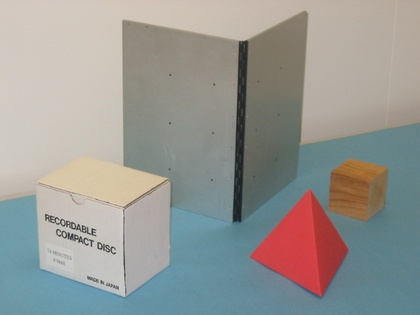
%> input picture Lab_4_3DReconstruction/Codes/stereo1.jpg, 420 x 315 px, shrunk from 640 x 480 before the run
$ octave Let_me_reconstruction_3D.m   (GNU Octave 9; MATLAB toolbox functions it lacks are replaced by stand-ins)
%> lines starting %> are read from the running program, lines starting %| are printed output that depends on the picture
### Lab_4_3DReconstruction/Codes/calibTSAI.m
% Code développé par Cécile Barat - Mise à jour 1/04/2009
% Implantation de la méthode de calibrage de Tsai
% Entrées :
% pts2d : matrice de points image 2D de taille 2 * N
% pts3d : matrice de points image 3D de taille 3 * N correspondants aux
% points 2D
% Sorties :
% K : matrice de paramètres intrinsèques
% RT : matrice de paramètres extrinsèques

function [K,RT]=calibTSAI(pts2d,pts3d,N,u0,v0)

%% Recentrage des points 2D sur l'image

% pas obligatoire (ne pas mettre u0, v0 dans la matrice si omis)
for j=1:N
    pts2d(1,j)=pts2d(1,j)-u0;
    pts2d(2,j)=pts2d(2,j)-v0;
end


%% Calibrage à partir des correspondances de points

for j=1:N
    A(j,1)=pts2d(1,j)*pts3d(1,j);
    A(j,2)=pts2d(1,j)*pts3d(2,j);
    A(j,3)=pts2d(1,j)*pts3d(3,j);
    A(j,4)=pts2d(1,j);
    A(j,5)=-pts2d(2,j)*pts3d(1,j);
    A(j,6)=-pts2d(2,j)*pts3d(2,j);
    A(j,7)=-pts2d(2,j)*pts3d(3,j);
    A(j,8)=-pts2d(2,j);
end

%% Résolution du système Av=0
[U,S,V] = svd(A);

% La solution correspond à la colonne de V associée à la seule valeur
% propre nulle (ou la plus proche de 0)
% Vecteur de solutions :
 v=V(:,8);


 %% Résolution des paramètres :
% module du facteur d'échelle
 modFech = sqrt(v(1)^2+v(2)^2+v(3)^2);

 % coefficient alpha
if modFech~=0
 alpha = sqrt(v(5)^2+v(6)^2+v(7)^2)/modFech;
end

% détermination du signe de Fech
% On prend le premier point
 r11=v(5)/(modFech*alpha);
 r12=v(6)/(modFech*alpha);
 r13=v(7)/(modFech*alpha);
 r21=v(1)/modFech;
 r22=v(2)/modFech;
 r23=v(3)/modFech;
 Tx=v(8)/(alpha*modFech);
 Ty=v(4)/modFech;

 % Détermination du signe de modFech (on étudie le signe de x par X. Les 2 éléments doivent être de même signe.)
 val=pts2d(1,1)*(r11*pts3d(1,1) + r12*pts3d(2,1) + r13*pts3d(3,1) + Tx);


 if val>0
    r11=-r11;
    r12=-r12;
    r13=-r13;
    r21=-r21;
    r22=-r22;
    r23=-r23;
    Tx=-Tx;
    Ty=-Ty;
 end

 %estimation de la 3eme ligne de la matrice de rotation
 r31=r12*r23-r13*r22;
 r32=r13*r21-r11*r23;
 r33=r11*r22-r12*r21;

 % correction de l'orthogonalité de la matrice
 R=[r11 r12 r13
     r21 r22 r23
     r31 r32 r33];
 [U2,D,V2] = svd(R) ;
 % on transforme la matrice diagonale en matrice identité
 D(1,1)=1;
 D(2,2)=1;
 D(3,3)=1;
 R=U2*D*V2';
 r11=R(1,1);
 r12=R(1,2);
 r13=R(1,3);
 r21=R(2,1);
 r22=R(2,2);
 r23=R(2,3);
 r31=R(3,1);
 r32=R(3,2);
 r33=R(3,3);
 clear A;


for j=1:N
    A(j,1)=pts2d(1,j);
    A(j,2)=-(r11*pts3d(1,j)+r12*pts3d(2,j)+r13*pts3d(3,j)+Tx);
    b(j,1)=-pts2d(1,j)*(r31*pts3d(1,j)+r32*pts3d(2,j)+r33*pts3d(3,j));
end

s=inv(A'*A)*A'*b;

Tz=s(1);

% Matrice de calibrage
fx=s(2);
fy=s(2)/alpha;
K = [fx 0 u0 0
0 fy v0 0
0 0 1 0];

RT=[r11 r12 r13 Tx
    r21 r22 r23 Ty
    r31 r32 r33 Tz
    0 0 0 1];
% P = K*RT; % matrice de projection finale

### Lab_4_3DReconstruction/Codes/Let_me_reconstruction_3D.m
clear all; close all;

%% Calibration image pair stereo1.jpg and stereo2.jpg
% 3D coordinates of the points
load 'XYZ.mat'
load 'xyLeft.mat';
load 'xyRight.mat';

imLeft=imread('stereo1.jpg');
%> imLeft is the input picture: size 315x420x3 uint8; mean R, G, B 151.5, 152, 147.7
figure(1);clf;image(imLeft);hold on;

imRight=imread('stereo2.jpg');
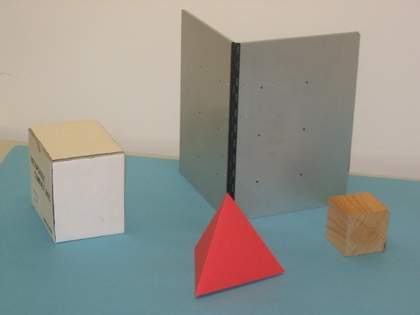
%> input picture Lab_4_3DReconstruction/Codes/stereo2.jpg, 420 x 315 px, shrunk from 640 x 480 before the run
%> imRight is the input picture: size 315x420x3 uint8; mean R, G, B 148.5, 148.3, 141.2
figure(2);clf;image(imRight);hold on;

% Do camera calibration
% Camera 1
[ty,tx,tz]=size(imLeft);
%> ty = 315; tx = 420; tz = 3
N=12; u0 = tx/2; v0 = ty/2;
%> after `u0 = tx/2`: u0 = 210
%> after `v0 = ty/2`: v0 = 157.5
[K1,RT1]=calibTSAI(xyLeft',XYZ',N,u0,v0); % Calibration metrices
P1Tsai = K1*RT1; %Re Projection matrix

% Camera 2
[ty,tx,tz]=size(imRight);
N=12; u0 = tx/2; v0 = ty/2;
[K2,RT2]=calibTSAI(xyRight',XYZ',N,u0,v0); % Calibration metrices
P2Tsai = K2*RT2; % Projection matrix

% Reprojection of the points used for calibration and verify

XYZ=XYZ';
% Make XYZ to be in homogeneous coordinates
XYZT = [XYZ;ones(1,length(XYZ))];
% Camera 1
figure(1);
% --> TODO <--
% Plot the XY original coordinates of camera 1
plot(xyLeft(:,1), xyLeft(:,2),'g+');
% Reproject the XYZ (3D world) into uv (2D space) by following the equation
% [x y w] = P*[X Y Z T]
% u = x/w, v = y/w
xywLeft = P1Tsai * XYZT;
uLeft = xywLeft(1,:)./xywLeft(3,:);
vLeft = xywLeft(2,:)./xywLeft(3,:);
plot(uLeft, vLeft,'r+');
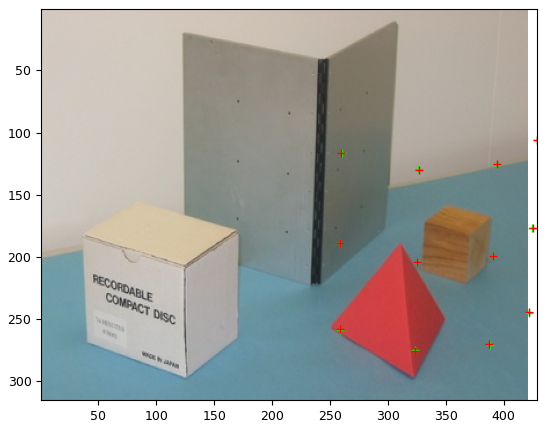
%> figure redrawn from the program's plot data

% Camera 2
figure(2);
% --> TODO <--
% Plot the XY original coordinates of camera 2
plot(xyRight(:,1), xyRight(:,2),'g+');
% Reproject the XYZ (3D world) into uv (2D space) by following the equation
% [x y w] = P*[X Y Z T]
% u = x/w, v = y/w
xywRight = P2Tsai * XYZT;
uRight = xywRight(1,:)./xywRight(3,:);
vRight = xywRight(2,:)./xywRight(3,:);
plot(uRight, vRight,'r+');
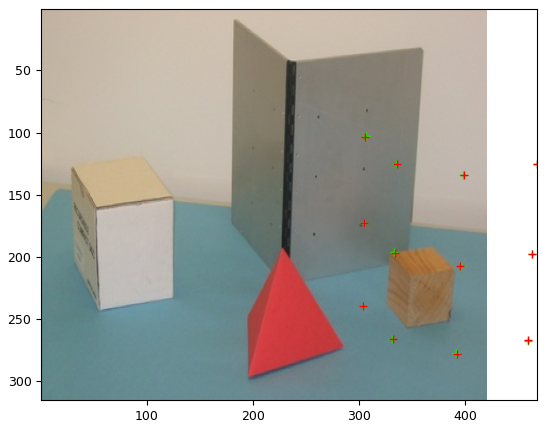
%> figure redrawn from the program's plot data

%% Reconstruction 3D

% Step 1. Select points from 2D images for reconstruction (from image 1 and 2)

% Select the points from 2D image for reconstruction (from image 2)
numPts = 4; % how many points? (example: 4 points to see the pyramid)

% Select points from the object
figure(1);
% Uncomment the following two lines to enable the selection of points
%> (the run ends here)
